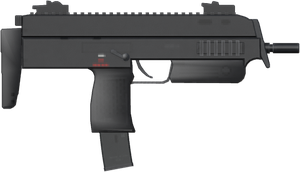
#> input picture scripts/post93/box_art/box_mp7.png, 300 x 172 px, given in place of MK11_right.png, which was not available
$ python make_mk11_preview.py box_art
#> lines starting #> are read from the running program, lines starting #| are printed output that depends on the picture
#!/usr/bin/env python3
"""The Mk 11 Mod 0's review sheet from render_mk11.py's output (Python 3 + Pillow).

    py scripts/post93/make_mk11_preview.py RENDERS_DIR

Writes docs/post93_mk11_preview.png; side views flipped to the game's handedness (the renders are Blender world space).
"""
import os
import sys

from PIL import Image, ImageDraw, ImageFont, ImageOps

HERE = os.path.dirname(os.path.abspath(__file__))
OUT = os.path.normpath(os.path.join(HERE, "..", "..", "docs", "post93_mk11_preview.png"))
R = sys.argv[1]
try:
    FONT = ImageFont.truetype("arial.ttf", 26)
except OSError:
    FONT = ImageFont.load_default()
ITEMS = [("MK11_right", "Mk 11 Mod 0, bare: KAC rail handguard (four rails), folded front sight, KAC 20", True),
         ("MK11_left", "Left side", True),
         ("MK11_hg_q", "The rail handguard", False),
         ("MK11_sniper_left", "GoM's LR4X, its bipod folded, the 7.62x51mm mount device + SOCOM762-RC, a PMAG 20", True),
         ("MK11_bipod_left", "GoM's bipod deployed", True),
         ("MK11_12x_left", "Sniper setup: GoM's LRX12X (12x) on the integrated top rail, bipod deployed, SOCOM762-RC", True),
         ("MK11_12x_q", "The same from the front", False),
         ("MK11_10x_left", "GoM's LR10X (10x), bipod folded", True),
         ("MK11_tactical_q", "GoM's foregrip, light (left rail) and laser (right rail)", False),
         ("MK11_racked_right", "Racked: charging handle back, bolt open", True),
         ("sr25", "The 1990 SR-25 (main mod) at the same scale", True),
         ("gom_AR15", "GoM's AR15 (its base) at the same scale", True)]
W = 1400
rows = []
for name, text, flip in ITEMS:
    im = Image.open(os.path.join(R, name + ".png")).convert("RGBA")
#> im is the input picture: PIL image 300x172 RGBA; mean R, G, B, A 28.3, 28.4, 28.9, 99.9
    im = ImageOps.mirror(im) if flip else im
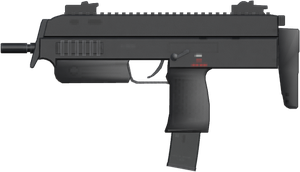
#> im: PIL image 300x172 RGBA; mean R, G, B, A 28.3, 28.4, 28.9, 99.9; transparent parts drawn white
    bg = Image.new("RGBA", im.size, (250, 250, 248, 255))
    bg.alpha_composite(im)
    rows.append((bg.resize((W, int(im.height * W / im.width))), text))
#> pass 2 of the loop `for name, text, flip in ITEMS:`:
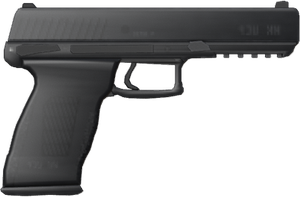
#> input picture scripts/post93/box_art/box_ucp.png, 300 x 197 px, given in place of MK11_left.png, which was not available
#> im is the input picture: PIL image 300x197 RGBA; mean R, G, B, A 31, 31.2, 31.8, 116.8
#> `im = ImageOps.mirror(im) if flip else im`:
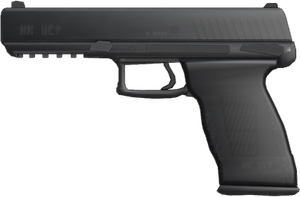
#> im: PIL image 300x197 RGBA; mean R, G, B, A 31, 31.2, 31.8, 116.8; transparent parts drawn white
#> (the run stopped early here; a loop or call above may not have finished)
